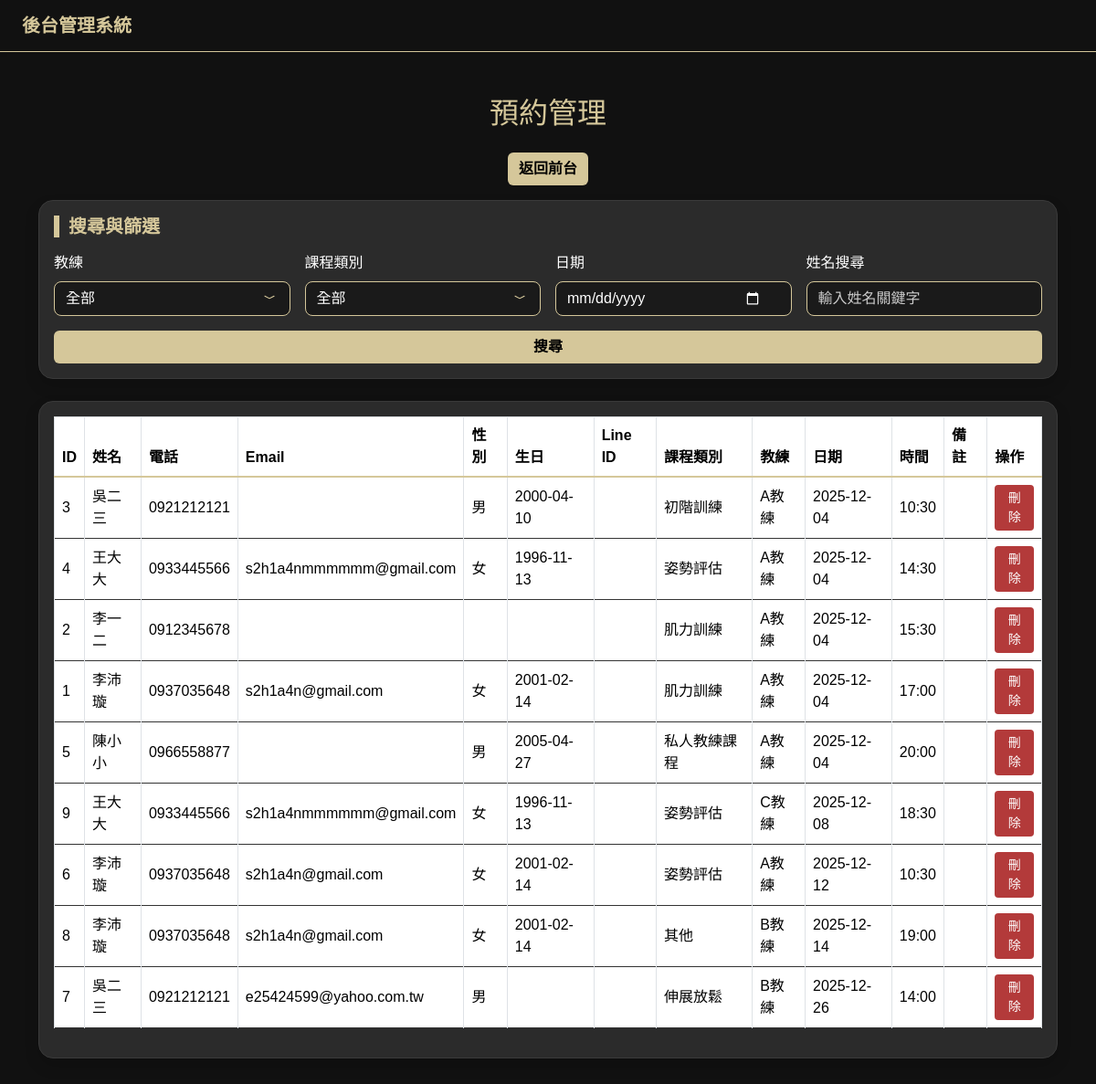
The page /admin on the database its author committed.
### tables this page shows
CREATE TABLE bookings (
            id           INTEGER PRIMARY KEY AUTOINCREMENT,
            coach        TEXT NOT NULL,
            date         TEXT NOT NULL,
            time         TEXT NOT NULL,
            note         TEXT,
            client_name  TEXT NOT NULL,
            phone        TEXT NOT NULL,
            email        TEXT,
            gender       TEXT,
            birthday     TEXT,
            line_id      TEXT,
            course_type  TEXT NOT NULL
        );

### app.py (the view)
@app.route("/admin")
def admin():
    coach_filter  = request.args.get("coach") or "all"
    date_filter   = request.args.get("date") or ""
    course_filter = request.args.get("course_type") or "all"
    name_filter   = request.args.get("client_name") or ""
    conn = get_db_connection()
    cur = conn.cursor()
    query = "SELECT * FROM bookings WHERE 1=1"
    params = []
    if coach_filter != "all":
        query += " AND coach = ?"
        params.append(coach_filter)
    if date_filter:
        query += " AND date = ?"
        params.append(date_filter)
    if course_filter != "all":
        query += " AND course_type = ?"
        params.append(course_filter)
    if name_filter:
        query += " AND client_name LIKE ?"
        params.append(f"%{name_filter}%")
    query += " ORDER BY date, time"
    cur.execute(query, params)
    rows = cur.fetchall()
    conn.close()
    coach_names = [c["name"] for c in coaches]
    return render_template(
        "admin.html",
        bookings=rows,
        coach_names=coach_names,
        course_types=course_types,
        coach_filter=coach_filter,
        date_filter=date_filter,
        course_filter=course_filter,
        name_filter=name_filter,
    )

### app.py (called while the page is built)
def get_db_connection():
    conn = sqlite3.connect(DB_PATH)
    conn.row_factory = sqlite3.Row
    return conn

### templates/admin.html (shortened to what this page needs)
<!DOCTYPE html>
<html lang="zh-Hant">
<head>
    <link href="https://cdn.jsdelivr.net/npm/bootstrap@5.3.2/dist/css/bootstrap.min.css" rel="stylesheet">
</head>
<body>
<nav class="navbar navbar-dark shadow-sm px-4">
    <a class="navbar-brand" href="/">
        <span>後台管理系統</span>
    </a>
</nav>
<div class="container py-5">
    <h2 class="text-center mb-4" style="color: var(--gold);">預約管理</h2>
    <div class="text-center mb-3">
        <a href="/" class="btn btn-gold">返回前台</a>
    </div>
    <div class="card shadow mb-4">
        <div class="card-body">
            <h5 class="section-title mb-3">搜尋與篩選</h5>
            <form method="GET" action="/admin" class="row g-3">
                <div class="col-md-3">
                    <label class="form-label">教練</label>
                    <select name="coach" class="form-select">
                        <option value="all">全部</option>
                    </select>
                </div>
                <div class="col-md-3">
                    <label class="form-label">課程類別</label>
                    <select name="course_type" class="form-select">
                        <option value="all">全部</option>
                    </select>
                </div>
                <div class="col-md-3">
                    <label class="form-label">日期</label>
                    <input type="date" class="form-control" name="date" value="{{ date_filter }}">
                </div>
                <div class="col-md-3">
                    <label class="form-label">姓名搜尋</label>
                    <input type="text" name="client_name" class="form-control"
                           value="{{ name_filter }}" placeholder="輸入姓名關鍵字">
                </div>
                <div class="col-12">
                    <button class="btn btn-gold w-100">搜尋</button>
                </div>
            </form>
        </div>
    </div>
    <div class="card shadow">
        <div class="card-body">
            {% if bookings %}
            <div class="table-responsive">
                <table class="table table-bordered align-middle">
                    <thead>
                        <tr>
                            <th>ID</th>
                            <th>姓名</th>
                            <th>電話</th>
                            <th>Email</th>
                            <th>性別</th>
                            <th>生日</th>
                            <th>Line ID</th>
                            <th>課程類別</th>
                            <th>教練</th>
                            <th>日期</th>
                            <th>時間</th>
                            <th>備註</th>
                            <th>操作</th>
                        </tr>
                    </thead>
                    <tbody>
                        {% for b in bookings %}
                        <tr>
                            <td>{{ b.id }}</td>
                            <td>{{ b.client_name }}</td>
                            <td>{{ b.phone }}</td>
                            <td>{{ b.email }}</td>
                            <td>{{ b.gender }}</td>
                            <td>{{ b.birthday }}</td>
                            <td>{{ b.line_id }}</td>
                            <td>{{ b.course_type }}</td>
                            <td>{{ b.coach }}</td>
                            <td>{{ b.date }}</td>
                            <td>{{ b.time }}</td>
                            <td>{{ b.note }}</td>
                            <td>
                                <form action="/admin/delete/{{ b.id }}" method="POST"
                                      onsubmit="return confirm('確定要刪除這筆預約嗎？');">
                                    <button class="btn btn-danger btn-sm">刪除</button>
                                </form>
                            </td>
                        </tr>
                        {% endfor %}
                    </tbody>
                </table>
            </div>
            {% else %}
            <p class="text-center" style="color: #bbb;">沒有符合條件的預約。</p>
            {% endif %}
        </div>
    </div>
</div>
</body>
</html>

### templates/admin.html (style rules this page uses)
:root { --black: #111111; --gold: #D5C79A; --gunmetal: #2B2B2B; }
body { background-color: var(--black); font-family: 'Noto Sans TC', sans-serif; color: white; }
.navbar { background-color: var(--black); border-bottom: 1px solid var(--gold); }
.navbar-brand span { color: var(--gold); font-weight: 700; }
.card { background-color: var(--gunmetal); border: 1px solid #3A3A3A; color: white; border-radius: 16px; }
.section-title { font-weight: 700; border-left: 6px solid var(--gold); padding-left: 10px; color: var(--gold); }
.form-select, .form-control { background-color: #1A1A1A !important; color: white !important; border: 1.5px solid var(--gold) !important; border-radius: 8px; padding-right: 2rem !important; }
::placeholder { color: #cccccc !important; }
.form-select { background-repeat: no-repeat; background-position: right .8rem center; background-size: 18px 18px; }
table { color: white !important; }
thead { background-color: #222; color: var(--gold); border-bottom: 2px solid var(--gold); }
tbody tr { background-color: #1A1A1A !important; border-bottom: 1px solid #333; }
.btn-gold { background-color: var(--gold); color: black; font-weight: 600; border: none; }
.btn-danger { background-color: #B33A3A !important; border: none; }

### rows shown on the page
bookings: id "3", client_name "吳二三", phone "0921212121", gender "男", birthday "2000-04-10", course_type "初階訓練", coach "A教練", date "2025-12-04", time "10:30"
bookings: id "4", client_name "王大大", phone "0933445566", email "s2h1a4nmmmmmm@gmail.com", gender "女", birthday "1996-11-13", course_type "姿勢評估", coach "A教練", date "2025-12-04", time "14:30"
bookings: id "2", client_name "李一二", phone "0912345678", course_type "肌力訓練", coach "A教練", date "2025-12-04", time "15:30"
bookings: id "1", client_name "李沛璇", phone "0937035648", email "s2h1a4n@gmail.com", gender "女", birthday "2001-02-14", course_type "肌力訓練", coach "A教練", date "2025-12-04", time "17:00"
bookings: id "5", client_name "陳小小", phone "0966558877", gender "男", birthday "2005-04-27", course_type "私人教練課程", coach "A教練", date "2025-12-04", time "20:00"
bookings: id "9", client_name "王大大", phone "0933445566", email "s2h1a4nmmmmmm@gmail.com", gender "女", birthday "1996-11-13", course_type "姿勢評估", coach "C教練", date "2025-12-08", time "18:30"
bookings: id "6", client_name "李沛璇", phone "0937035648", email "s2h1a4n@gmail.com", gender "女", birthday "2001-02-14", course_type "姿勢評估", coach "A教練", date "2025-12-12", time "10:30"
bookings: id "8", client_name "李沛璇", phone "0937035648", email "s2h1a4n@gmail.com", gender "女", birthday "2001-02-14", course_type "其他", coach "B教練", date "2025-12-14", time "19:00"
bookings: id "7", client_name "吳二三", phone "0921212121", email "e25424599@yahoo.com.tw", gender "男", course_type "伸展放鬆", coach "B教練", date "2025-12-26", time "14:00"
